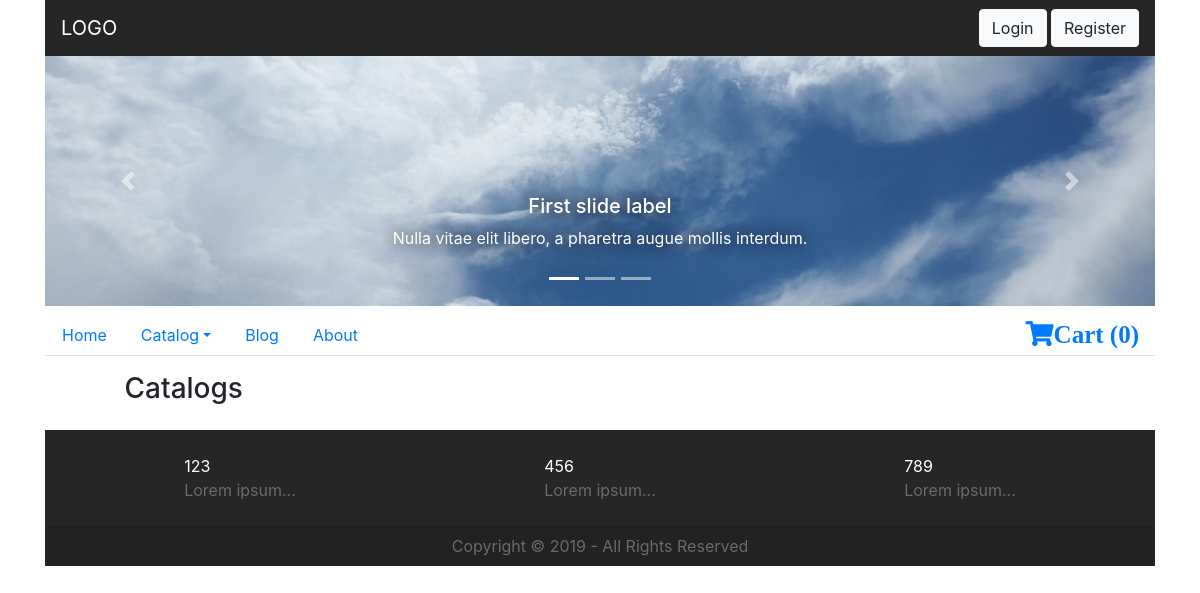
Before: / with the older database file.
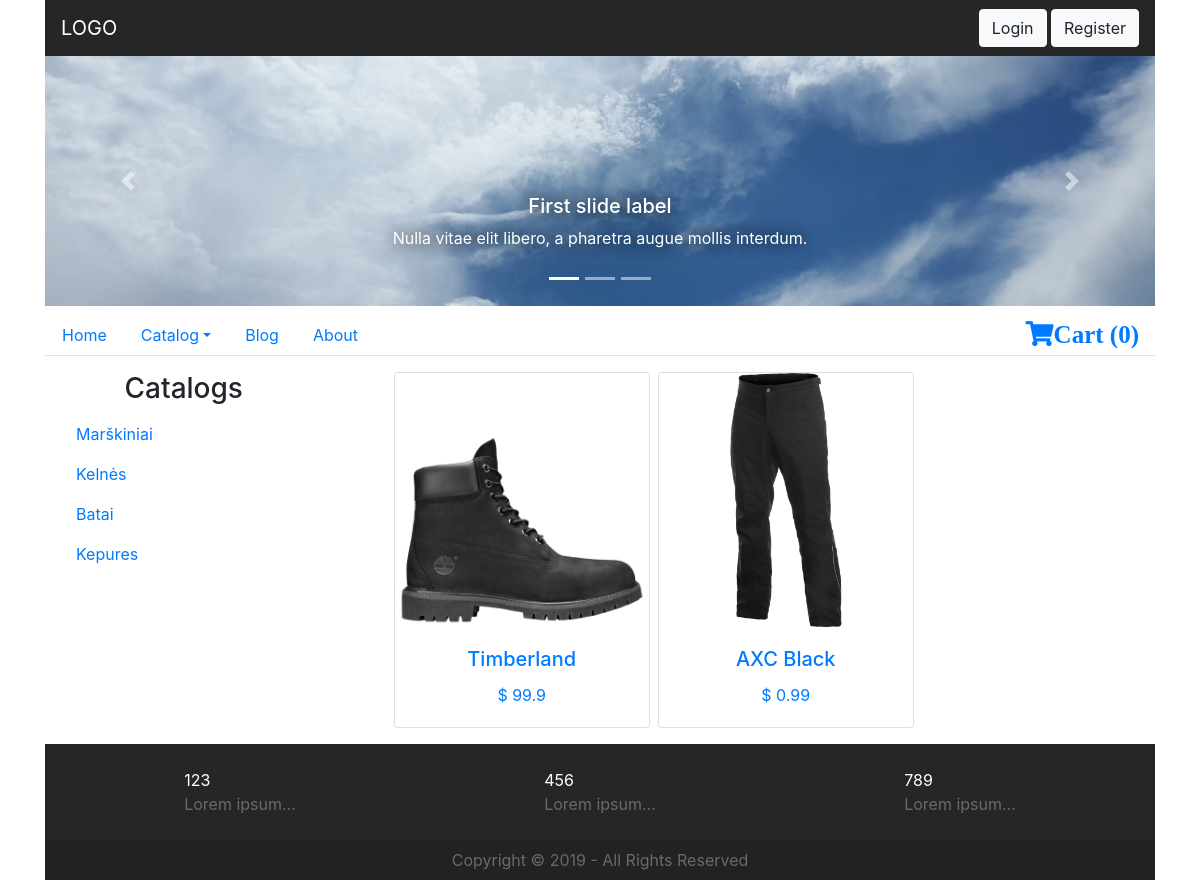
After: the same page with the newer database file.
### tables this page shows
CREATE TABLE `categories` (
  `id` int(11) NOT NULL,
  `name` varchar(255) NOT NULL,
  `image` varchar(255) DEFAULT NULL
);

CREATE TABLE `products` (
  `id` int(11) NOT NULL,
  `name` varchar(255) NOT NULL,
  `category_id` int(11) NOT NULL,
  `code` int(11) NOT NULL,
  `price` float NOT NULL,
  `availability` int(11) NOT NULL,
  `brand` varchar(255) NOT NULL,
  `image` varchar(255) NOT NULL,
  `description` text NOT NULL,
  `is_new` tinyint(1) NOT NULL DEFAULT '0',
  `is_recommended` tinyint(1) NOT NULL DEFAULT '0',
  `status` tinyint(1) NOT NULL DEFAULT '1'
);

### core/view.php (called while the page is built, shortened)
<?php
class View {
    function __construct($session, $model) {
        $this->session = $session;
        $this->model = $model;
    }
    public function render($name, $data = NULL) {
        $this->page = explode("/", $name)[0];
        require_once './views/head.php';
        require_once './views/' . $name . '.php';
        require_once './views/foot.php';
    }
}

### controllers/index.php (called while the page is built)
<?php
class Index extends Controller {
    function __construct($args = NULL) {
        parent::__construct();
        $this->view->render('index/index');
    }
}

### core/init.php (called while the page is built, shortened)
<?php
require_once 'core.php';
require_once 'model.php';
require_once 'view.php';
require_once 'Session.php';
$core = new Core();

### index.php (called while the page is built)
<?php
require_once './core/init.php';
?>

### core/Session.php (called while the page is built, shortened)
<?php
class Session {
    function isLogged() {
        if (isset($_SESSION['logged']) && $_SESSION['logged'] == TRUE) {
            return TRUE;
        } else {
            return FALSE;
        }
    }
}

### core/model.php (called while the page is built)
<?php
class Model {
    protected $db;
    function __construct() {
        $this->db = mysqli_connect('localhost', 'root', '', 'parduotuve');
        if (mysqli_connect_errno()) {
            printf("Database connection error: %s\n", mysqli_connect_error());
            die();
        } else {
            mysqli_set_charset($this->db, 'utf8');
        }
    }
    function getCategories() {
        $result = mysqli_query($this->db, "SELECT * FROM categories");
        if ($result && mysqli_num_rows($result) > 0) {
            $categories = array();
            while ($category = mysqli_fetch_array($result, MYSQLI_ASSOC)) {
                array_push($categories, $category);
            }
            return $categories;
        } else {
            return array();
        }
    }
    function getProducts($category = NULL) {
        $result = mysqli_query($this->db, "SELECT * FROM products" . ($category != NULL ? " WHERE category_id = (SELECT id FROM categories WHERE name = '" . $category . "') LIMIT 1" : ""));
        if ($result) {
            $products = array();
            while ($product = mysqli_fetch_array($result, MYSQLI_ASSOC)) {
                array_push($products, $product);
            }
            return $products;
        } else {
            echo mysqli_error($this->db);
            return array();
        }
    }
}

### core/controller.php (called while the page is built, shortened)
<?php
class Controller {
    protected $model;
    protected $session;
    function __construct() {
        $this->session = new Session();
        $this->view = new View($this->session, $this->model);
        $this->view->addData($this->model->getCategories(), 'categories');
    }
    function loadModel($name) {
        $path = 'models/' . $name . 'Model.php';
        if (file_exists($path)) {
            if (class_exists($name . 'Model')) {
                $this->model = $name . 'Model';
                $this->model = new $this->model($this->session);
                return TRUE;
            } else {
                $this->model = new Model();
                return FALSE;
            }
        } else {
            $this->model = new Model();
            return FALSE;
        }
    }
}

### views/menu_categories.php (the view)
<ul class="nav nav-pills flex-column">
    <h3 class="text-center">Catalogs</h3>
    <?php foreach ($this->model->getCategories() as $key => $category) { ?>
        <li class="nav-item">
            <a class="nav-link" href="/parduotuve/catalog/<?php echo mb_strtolower($category['name']); ?>"><?php echo $category['name']; ?></a>
        </li>
    <?php } ?>
</ul>

### core/core.php (shortened to what this page needs)
<?php
class Core {
    protected $controller = 'index';
    function __construct() {
        $url = $this->parseUrl();
        if (class_exists($this->controller)) {
            $this->controller = new $this->controller($url);
        } else {
            print 'GG: Controller class - ' . $this->controller . ', not found!';
        }
    }
}

### views/head.php (shortened to what this page needs)
<!DOCTYPE html>
<html lang="en">
<head>
    <link rel="stylesheet" href="https://stackpath.bootstrapcdn.com/bootstrap/4.3.1/css/bootstrap.min.css">
    <link rel="stylesheet" href="https://use.fontawesome.com/releases/v5.8.1/css/all.css">
    <link rel="stylesheet" href="/parduotuve/style.css">
</head>
<body>
<div class="container">
<header>
    <div class="header-top">
        <nav class="navbar navbar-expand-lg navbar-dark">
            <a class="navbar-brand" href="#">LOGO</a>
            <div class="ml-auto">
<?php if ($this->session->isLogged()) { ?>
                <a href="logout"><button type="button" class="btn btn-light">Logout</button></a>
<?php } else { ?>
                <a href="login"><button type="button" class="btn btn-light">Login</button></a>
                <a href="register"><button type="button" class="btn btn-light">Register</button></a>
<?php } ?>
            </div>
        </nav>
    </div>
    <div class="header-middle">
        <div id="header" class="carousel slide" data-ride="carousel">
          <ol class="carousel-indicators">
            <li data-target="#header" data-slide-to="0" class="active"></li>
            <li data-target="#header" data-slide-to="1"></li>
            <li data-target="#header" data-slide-to="2"></li>
          </ol>
          <div class="carousel-inner">
            <div class="carousel-item active">
                <img src="/parduotuve/img/header1.jpg" class="d-block w-100" alt="...">
              <div class="carousel-caption d-none d-md-block">
                <h5>First slide label</h5>
                <p>Nulla vitae elit libero, a pharetra augue mollis interdum.</p>
              </div>
            </div>
          </div>
          <a class="carousel-control-prev" href="#header" role="button" data-slide="prev">
            <span class="carousel-control-prev-icon" aria-hidden="true"></span>
          </a>
          <a class="carousel-control-next" href="#header" role="button" data-slide="next">
            <span class="carousel-control-next-icon" aria-hidden="true"></span>
          </a>
        </div>
    </div>
    <div class="header-bottom my-2">
        <ul class="nav nav-tabs">
            <?php $menu = array("Home" => "", "Catalog" => $this->model->getCategories(), "Blog" => "blog", "About" => "about"); ?>
            <?php foreach ($menu as $key => $value) { ?>
                <?php if(is_array($menu[$key])) { ?>
            <li class="nav-item dropdown">
                <a class="nav-link dropdown-toggle" data-toggle="dropdown" href="#" role="button" aria-haspopup="true" aria-expanded="false"><?php echo $key ?></a>
            </li>
                <?php } else { ?>
            <li class="nav-item">
                <a class="nav-link<?php echo $this->page == $value ? " active" : ""; ?>" href="/parduotuve/<?php echo $value; ?>"><?php echo $key; ?></a>
            </li>
                <?php } ?>
            <?php } ?>
            <div class="ml-auto mx-3 d-flex">
                <a href="/parduotuve/cart" class="m-auto"><i class="fas fa-shopping-cart">Cart (0)</i></a>
            </div>
        </ul>
    </div>
</header>
<main class="container">

### views/index/index.php (shortened to what this page needs)
<div class="row my-3">
    <aside class="col-md-3">
        <?php include_once 'views/menu_categories.php'; ?>
    </aside>
    <div class="col-md-9 row">
        <pre>
        </pre>
        <?php foreach ($this->model->getProducts() as $key => $value) { ?>
        <div class="card mx-1" style="width: 16rem;">
            <a href="/parduotuve/product/<?php echo mb_strtolower($value['name']); ?>">
                <img src="/parduotuve/img/<?php echo isset($value['image']) ? $value['image'] : 'no-image.png'; ?>" class="card-img-top" alt="">
                <div class="card-body">
                    <h5 class="card-title text-center"><?php echo $value['name']; ?></h5>
                    <p class="card-text text-center"><?php echo '$ ' . $value['price']; ?></p>
                </div>
            </a>
        </div>
        <?php } ?>
    </div>
</div>

### views/foot.php (shortened to what this page needs)
</main>
<footer>
    <div class="footer-top container d-flex justify-content-around flex-column flex-md-row">
        <div class="about-us py-4 px-2 ">
            <div class="text-white">123</div>
            <div>
                Lorem ipsum...
            </div>
        </div>
        <div class="about-us py-4 px-2">
            <div class="text-white">
                456
            </div>
            <div>
                Lorem ipsum...
            </div>
        </div>
        <div class="about-us py-4 px-2">
            <div class="text-white">
                789
            </div>
            <div>
                Lorem ipsum...
            </div>
        </div>
    </div>
    <div class="footer-bottom container">
        <div class="text-center py-2">
            <span>Copyright © 2019 - All Rights Reserved</span>
        </div>
    </div>
</footer>
    </div>
</body>
</html>

### style.css (style rules this page uses)
* { margin: 0; padding: 0; box-sizing: border-box; }
.header-top nav { background-color: #262626; color: white; }
.header-middle img { object-fit: cover; height: 250px; }
.header-middle .carousel-caption { text-shadow: 0px 0px 15px black; }
.header-bottom .fa-shopping-cart { font-size: 25px; }
footer { background-color: #262626; color: #6a6a6a; }
footer .footer-bottom { background-color: #222222; }

Changed rows visible on the page:
added categories: name "Marškiniai"
added categories: name "Kelnės"
added categories: name "Batai"
added categories: name "Kepures"
added products: image (picture), name "Timberland", price "99.9"
added products: image (picture), name "AXC Black", price "0.99"
